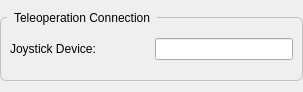
<?xml version="1.0" encoding="UTF-8"?>
<ui version="4.0">
 <class>TeleopConnectionWidget</class>
 <widget class="QWidget" name="TeleopConnectionWidget">
  <property name="geometry">
   <rect>
    <x>0</x>
    <y>0</y>
    <width>303</width>
    <height>88</height>
   </rect>
  </property>
  <property name="minimumSize">
   <size>
    <width>0</width>
    <height>0</height>
   </size>
  </property>
  <property name="windowTitle">
   <string>Teleop Connection</string>
  </property>
  <layout class="QVBoxLayout" name="verticalLayout">
   <property name="leftMargin">
    <number>0</number>
   </property>
   <property name="rightMargin">
    <number>0</number>
   </property>
   <item>
    <widget class="QGroupBox" name="auv_groupBox">
     <property name="minimumSize">
      <size>
       <width>285</width>
       <height>70</height>
      </size>
     </property>
     <property name="font">
      <font>
       <weight>50</weight>
       <bold>false</bold>
      </font>
     </property>
     <property name="styleSheet">
      <string notr="true">QGroupBox {
    border: 1px solid silver;
    border-radius: 6px;
    margin-top: 6px;
}

QGroupBox::title {
    subcontrol-origin: margin;
    left: 7px;
    padding: 0px 5px 0px 5px;
}</string>
     </property>
     <property name="title">
      <string>Teleoperation Connection</string>
     </property>
     <property name="flat">
      <bool>false</bool>
     </property>
     <layout class="QHBoxLayout" name="horizontalLayout">
      <property name="topMargin">
       <number>9</number>
      </property>
      <item>
       <widget class="QLabel" name="joystick_device_label">
        <property name="text">
         <string>Joystick Device:</string>
        </property>
       </widget>
      </item>
      <item>
       <widget class="QLineEdit" name="joystick_device_text">
        <property name="enabled">
         <bool>true</bool>
        </property>
        <property name="sizePolicy">
         <sizepolicy hsizetype="Preferred" vsizetype="Fixed">
          <horstretch>0</horstretch>
          <verstretch>0</verstretch>
         </sizepolicy>
        </property>
       </widget>
      </item>
     </layout>
    </widget>
   </item>
  </layout>
 </widget>
 <resources/>
 <connections/>
</ui>
